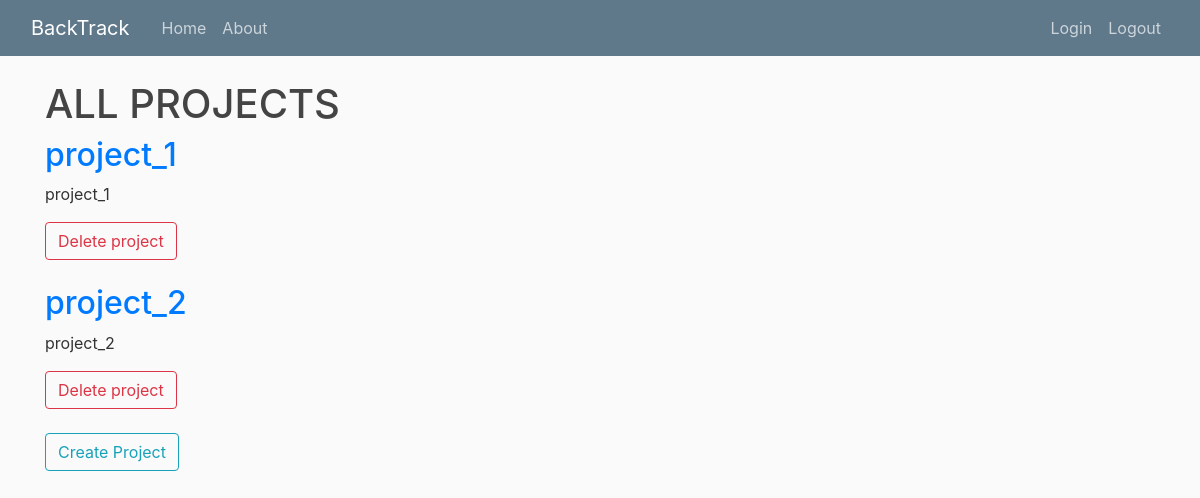
Before: / with the older database file.
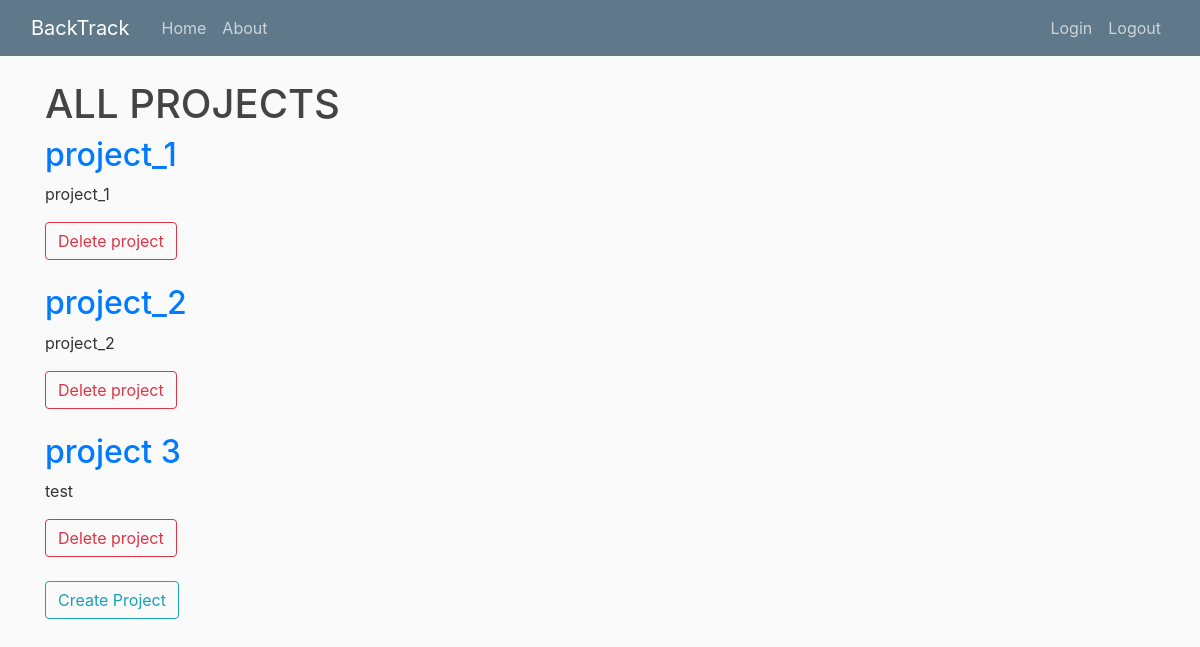
After: the same page with the newer database file.
### project/models.py (models this page shows, shortened)
class Project(models.Model):
	title = models.CharField(max_length=20, unique=True)
	details = models.TextField()
	slug = models.SlugField(unique=True, default="")

### project/views.py (the view)
# urls.py: path('', ProjectListView.as_view(), name='project-home'),
class ProjectListView(ListView):
	model = Project
	template_name = 'project/home.html'
	context_object_name = 'projects'

### templates/project/home.html
{% extends "base_noSidebar.html" %}
{% block content %}
<h1>ALL PROJECTS</h1>
{% for project in projects %}
	<h2><a href="{% url 'productBacklog-home' project.slug %}">{{ project.title }}</a></h2>
	<p align="justify">{{ project.details }}</p>
	<a class="btn btn-outline-danger" href="{% url 'project-delete' project.slug %}">Delete project</a>
	<br/>
	<br/>
{% endfor %}
<a class="btn btn-outline-info" href="{% url 'project-create' %}">Create Project</a>
{% endblock content %}

Changed rows visible on the page:
added Project: title "project 3", details "test"
